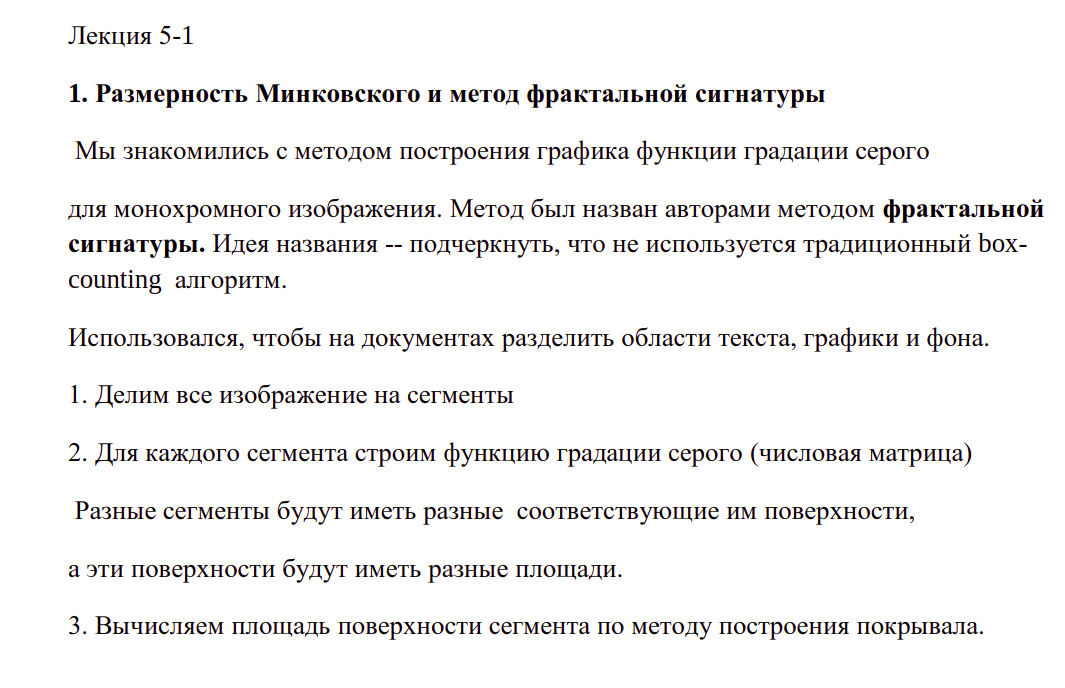
#> input picture text/img.png, 1065 x 688 px
$ python main.py
#> lines starting #> are read from the running program, lines starting #| are printed output that depends on the picture; after the words box and inside, x2 and y2 are one past the last pixel; in counts of white or black regions, pixels touching at a corner belong together; long printed decimals are rounded
import cv2
import matplotlib.pyplot as plt
import numpy as np
from pandas import Series


def get_cover_base(img, func, add):
    k, l = img.shape
    u = np.ndarray(img.shape)

    for i in range(k):
        for j in range(l):
            minmax = []

            if i > 0:
                minmax.append(img[i - 1][j])
            if i < img.shape[0] - 1:
                minmax.append(img[i + 1][j])
            if j < img.shape[1] - 1:
                minmax.append(img[i][j + 1])
            if j > 0:
                minmax.append(img[i][j - 1])
            u[i][j] = func(img[i][j] + add, func(minmax))
            # print(minmax)
    return u


def get_u(img):
    return get_cover_base(img, max, 1)


def get_b(img):
    return get_cover_base(img, min, -1)


def get_vol(u, b):
    k, l = u.shape
    vol = 0.0
    for i in range(k):
        for j in range(l):
            vol += u[i][j] - b[i][j]
    return vol


def get_A(img):
    u1 = get_u(img)
    u2 = get_u(u1)

    b1 = get_b(img)
    b2 = get_b(b1)

    vol1 = get_vol(u1, b1)
    vol2 = get_vol(u2, b2)

    return (vol2 - vol1) / 2


SEGMENT_SIZE = 5
A_BORDER = 101


# used for finding out A border
def calc_stats(l):
    s = Series(A_s)
    return s.describe()


if __name__ == '__main__':
    img = cv2.imread('../text/img.png')
#> img is the input picture: shape (688, 1065, 3); mean B, G, R 242.2, 241.9, 242.7
    img = cv2.cvtColor(img, cv2.COLOR_BGR2GRAY)
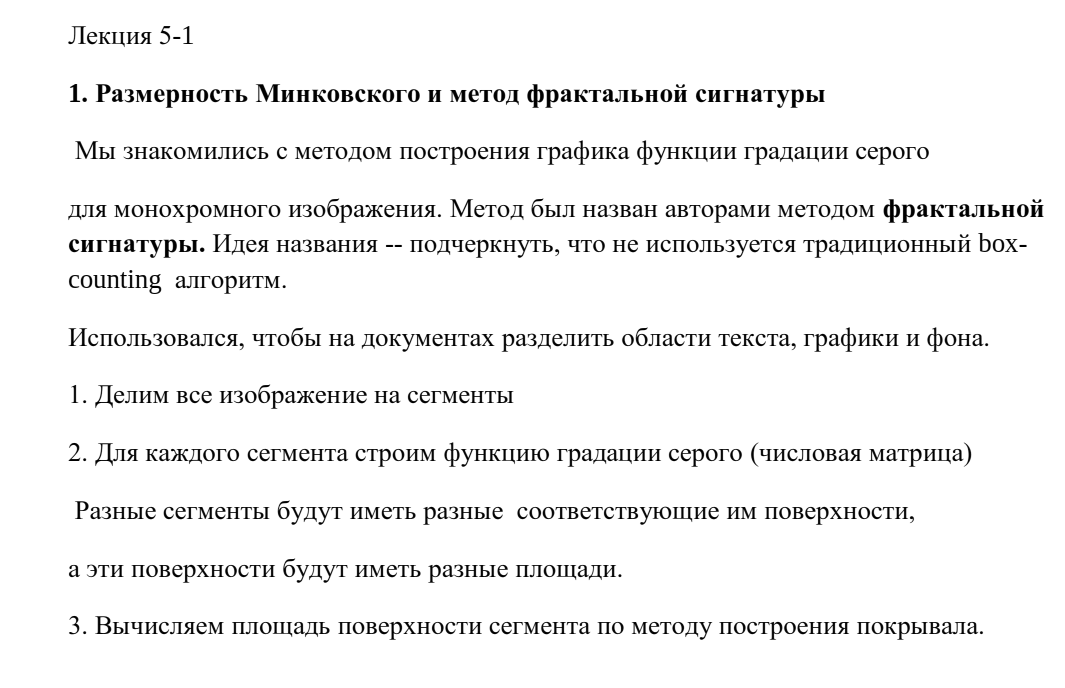
#> img: shape (688, 1065); min 0, max 255, mean 242.2

    # cv2.imwrite('gray.jpg', img)

    segmented_img = np.full(img.shape, 255)

    A_s = []

    for i in range(0, img.shape[0], SEGMENT_SIZE):
        for j in range(0, img.shape[1], SEGMENT_SIZE):
            A = get_A(img[i:i + SEGMENT_SIZE, j: j + SEGMENT_SIZE])
            # print(A)
            A_s.append(A)
            # print(A)
            if A >= A_BORDER:
                segmented_img[i:i + SEGMENT_SIZE,
                j:j + SEGMENT_SIZE].fill(0)
#> this loop made 138 passes

    plt.figure(figsize=(10, 10))

    print(calc_stats(A_s))
#| count    29394.000
#| mean       158.505
#| std        299.639
#| min         15.000
#| 25%         25.000
#| 50%         25.000
#| 75%         25.000
#| max       1290.000
#| dtype: float64

    plt.hist(A_s)
    plt.show()
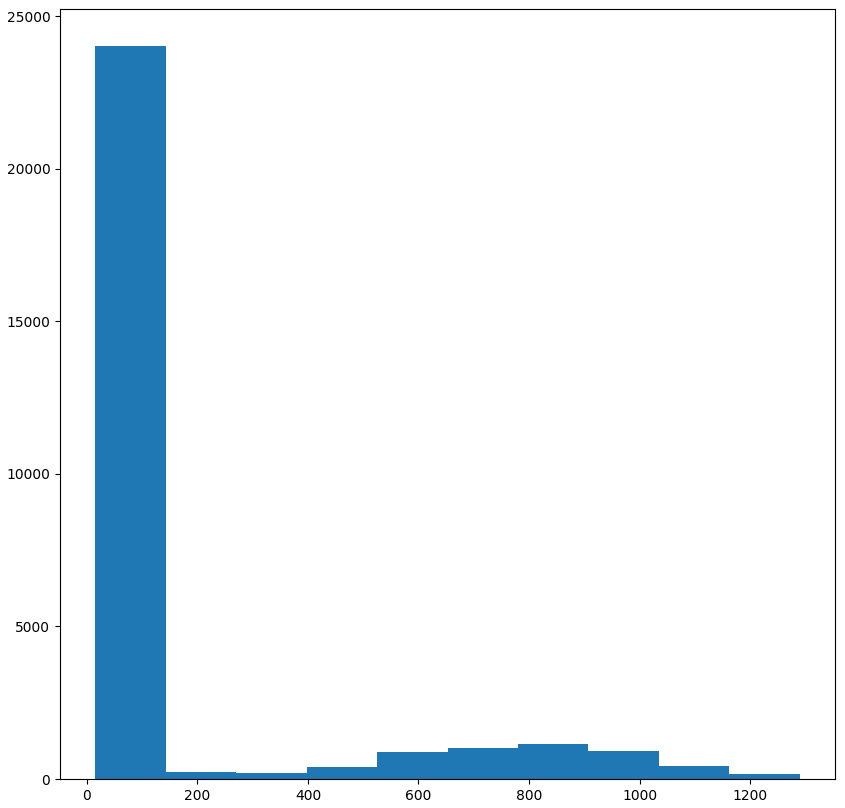
#> figure drawn by matplotlib, 1 panel; tallest bar 24042 high, from x = 15 to 142.5

    print('DONE!')
    cv2.imwrite('segmented.jpg', segmented_img)
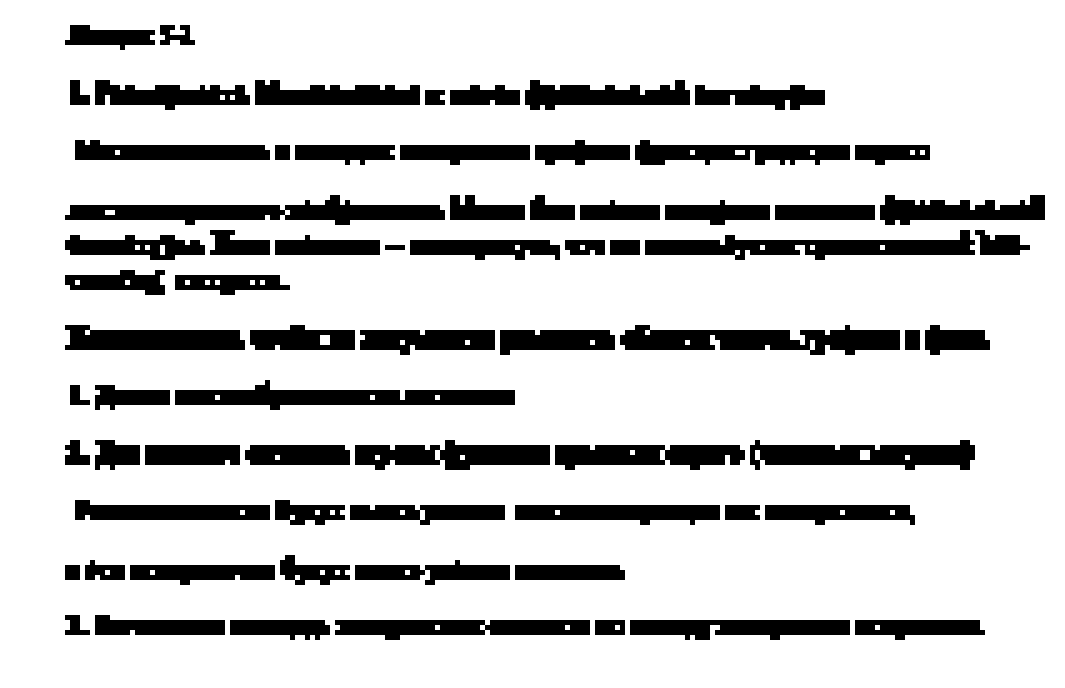
#> saved as segmented.jpg: shape (688, 1065); 81.6% white; 70 black regions, largest, box (x1, y1, x2, y2) and area: (65, 195, 445, 225) 5775, (620, 325, 900, 355) 5350, (175, 380, 515, 410) 5125
